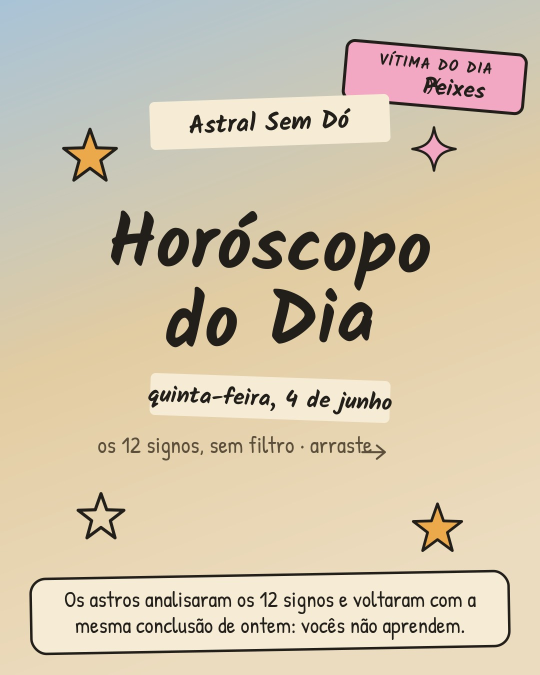
#> input picture _jpeg/slide-01.jpg, 1080 x 1350 px (shown at 1/2 size)
$ python -i publicar.py   (imports and definitions only)
#> lines starting #> are read from the running program, lines starting #| are printed output that depends on the picture
"""
publicar.py — Publicação (etapa 4 do pipeline da Astral Sem Dó).

Publica um carrossel no Instagram via API oficial com Instagram Login
(graph.instagram.com / Content Publishing API). Fluxo:

  1. normaliza os slides PNG -> JPEG (achata transparência; o IG rejeita PNG com alpha)
  2. sobe cada imagem para um host público (a API busca a imagem por URL)
  3. cria um container por imagem (is_carousel_item) e depois o container do carrossel
  4. aguarda o ingest e publica
  5. registra o resultado e evita republicar (checkpoint)

Tudo que é específico da conta vive em config.json (NUNCA versionar — ver .gitignore).
O passo a passo pra obter as credenciais está em SETUP-Instagram.md.

Uso:
    python3 publicar.py --dry-run     # ensaia: normaliza slides + valida config, NÃO publica
    python3 publicar.py               # publica o carrossel da pasta de slides
    python3 publicar.py --slides ../../slides --caption ../../slides/caption.txt

Requisitos: pip3 install requests Pillow --break-system-packages
"""
from __future__ import annotations
import sys, os, json, time, glob, datetime as dt

HERE = os.path.dirname(os.path.abspath(__file__))
CONFIG = os.path.join(HERE, "config.json")
LOG = os.path.join(HERE, "post_log.json")
STATE = os.path.join(HERE, ".posting_state.json")

# hosts públicos efêmeros, em ordem de preferência (sem conta, grátis)
IMAGE_HOSTS = ("catbox", "0x0")
API_BASE_DEFAULT = "https://graph.instagram.com"
API_VERSION = "v21.0"
TOKEN_REFRESH_DAYS = 45


# ----------------------------------------------------------------- utilidades
# [19 lines left out: functions _req, carregar_config, not called in this run]


def salvar_config(cfg: dict):
    json.dump(cfg, open(CONFIG, "w", encoding="utf-8"), ensure_ascii=False, indent=2)


# [15 lines left out: functions with_retry, registrar_log, not called in this run]


# ----------------------------------------------------------------- imagens
def normalizar(slide_png: str, destino_dir: str) -> str:
    """PNG -> JPEG achatando transparência sobre a cor do canto (IG rejeita alpha)."""
#> called with slide_png = '../../_jpeg/slide-01.jpg', destino_dir = 'out.png'
    from PIL import Image
    os.makedirs(destino_dir, exist_ok=True)
    im = Image.open(slide_png).convert("RGBA")
    fundo = im.getpixel((0, 0))[:3]  # cor do canto = cor de fundo do slide
#> fundo = (168, 195, 214)
    flat = Image.new("RGB", im.size, fundo)
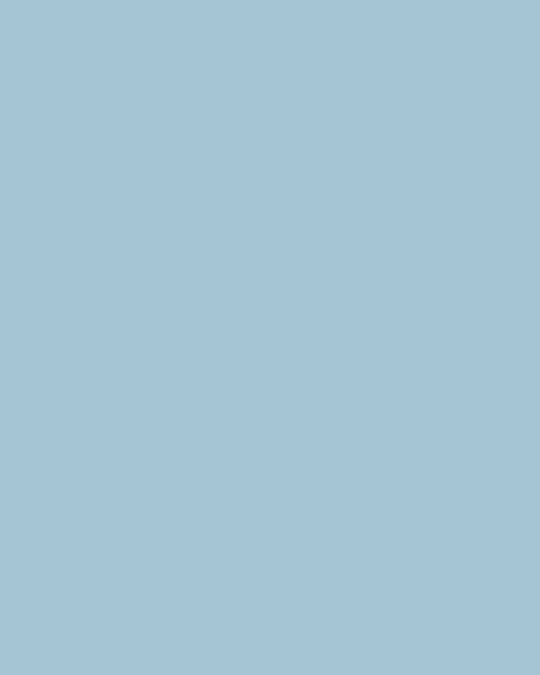
#> flat: PIL image 1080x1350 RGB (shown at 1/2 size); mean R, G, B 168, 195, 214
    flat.paste(im, mask=im.split()[3])
#> flat is the input picture: PIL image 1080x1350 RGB; mean R, G, B 210.6, 197.7, 173.3
    out = os.path.join(destino_dir, os.path.splitext(os.path.basename(slide_png))[0] + ".jpg")
    flat.save(out, "JPEG", quality=92)
    return out


# [133 lines left out: functions subir_imagem, graph, aguardar_pronto, talvez_renovar_token, coletar_slides, publicar, not called in this run]


# [10 lines not run here, left out]

>>> result = normalizar('../../_jpeg/slide-01.jpg', 'out.png')
